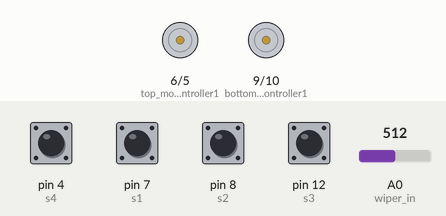
Recording of a sketch running on a simulated Arduino Uno, built with avr-gcc and run on an emulated ATmega328P. Shown: motor-driver pin pairs drawn as motors (green arrow = first pin HIGH = forward, orange = second pin HIGH = backward, longer = more drive). The test bench sets the inputs (shaded band); at power-on: pin 4 (s4), pin 7 (s1), pin 8 (s2), pin 12 (s3) HIGH, A0 (wiper_in) = 512.

Above: at 1.2 s.
1.3 s: pin 4 (s4) pulled LOW for 0.15 s
At 1.37 s:
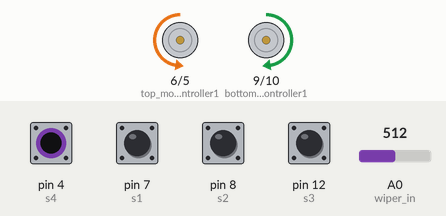
2.9 s: pin 7 (s1) pulled LOW for 0.15 s
At 2.97 s:
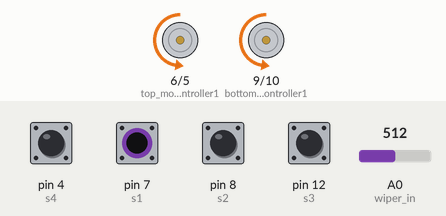
4.5 s: pin 8 (s2) pulled LOW for 0.15 s
At 4.57 s:
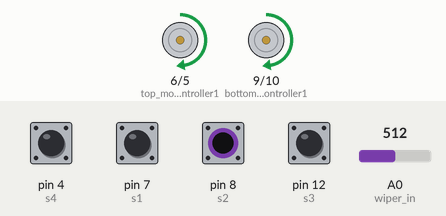
6.1 s: pin 12 (s3) pulled LOW for 0.15 s
At 6.17 s:
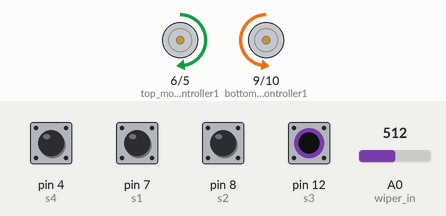
7.7 s: pin 4 (s4) pulled LOW for 1 s
At 9.8 s:
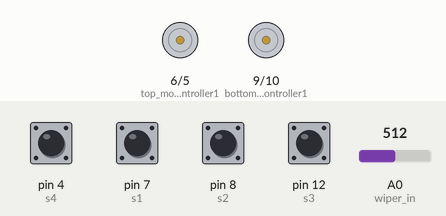
10.2 s: pin 7 (s1) pulled LOW for 1 s
At 10.9 s:
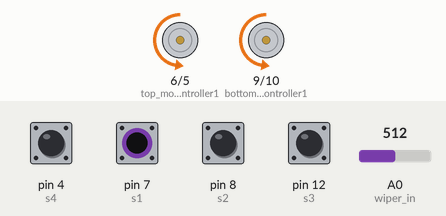
Timing chart, 0 to 13.2 s (numbered marks = the images above; inputs shaded):
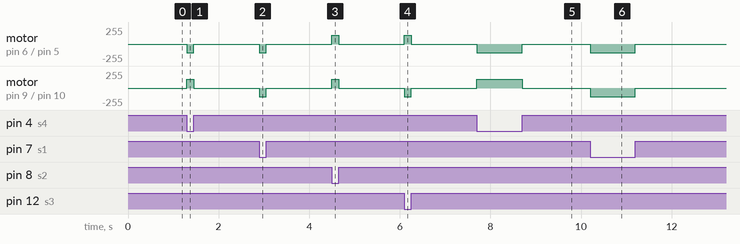

The sketch:

r3_assignment1_final1.ino
```cpp
//L293D
//Motor Top
const int top_motor_controller1  = 6;  // Pin 10 of L293
const int top_motor_controller2  = 5;  // Pin 14 of L293

//Motor Bottom
const int bottom_motor_controller1  = 9;  // Pin  2 of L293
const int bottom_motor_controller2  = 10; // Pin  7 of L293
//Potentiometer wiper
const int wiper_in = A0;
//wiper variable
double pot;
//DIP switches
const int s1 = 7;
const int s2 = 8;
const int s3 = 12;
const int s4 = 4;//commented for debugging


//This will run only one time.
void setup(){
    //Set pins as outputs
  	//Motor pin setups
    pinMode(top_motor_controller1, OUTPUT);
    pinMode(top_motor_controller2, OUTPUT);
    pinMode(bottom_motor_controller1, OUTPUT);
    pinMode(bottom_motor_controller2, OUTPUT);
  	//pot. pin setups
  	pinMode(wiper_in, INPUT);
  	//DIP swith setup
  	pinMode(s1, INPUT_PULLUP);
  	pinMode(s2, INPUT_PULLUP);
  	pinMode(s3, INPUT_PULLUP);
  	pinMode(s4, INPUT_PULLUP);
  	//debugger
  	//Serial.begin(9600);

}


void loop(){
  	//init. the pot. variable
  	pot = analogRead(wiper_in)/4.0;//to make sure we are not going neg.

  	//swithcing conditions:

  	//When all dip switches are off, two mkotors will be turned off by using control pins
  	if ((digitalRead(s1) == 1) && (digitalRead(s2) == 1) && (digitalRead(s3) == 1) && (digitalRead(s4) == 1)) {
     	analogWrite(top_motor_controller1, 0);
    	analogWrite(top_motor_controller2, 0);
    	analogWrite(bottom_motor_controller1, 0);
   		analogWrite(bottom_motor_controller2, 0);
    }

  	// When switch 1 (most left) is on, both motor move forward
  	else if((digitalRead(s1) == 0) && (digitalRead(s2) == 1) && (digitalRead(s3) == 1) && (digitalRead(s4) == 1)){
    	analogWrite(top_motor_controller1, 0);
    	analogWrite(top_motor_controller2, pot);
    	analogWrite(bottom_motor_controller1, 0);
   		analogWrite(bottom_motor_controller2, pot);
  	}

  	// When switch 2 (from left side) is on, we move both motors backwards
  	else if((digitalRead(s1) == 1) && (digitalRead(s2) == 0) && (digitalRead(s3) == 1) && (digitalRead(s4) == 1)){
    	analogWrite(top_motor_controller1, pot);
    	analogWrite(top_motor_controller2, 0);
    	analogWrite(bottom_motor_controller1, pot);
   		analogWrite(bottom_motor_controller2, 0);
  	}

  	//When switch 3 is on, we turn left (top motor backwards, bottom motor forwards
  	else if((digitalRead(s1) == 1) && (digitalRead(s2) == 1) && (digitalRead(s3) == 0) && (digitalRead(s4) == 1)){
      	analogWrite(top_motor_controller1, pot);
    	analogWrite(top_motor_controller2, 0);
    	analogWrite(bottom_motor_controller1, 0);
   		analogWrite(bottom_motor_controller2, pot);
    }

  	//When switch 4 is on, we turn right (top motor forward, bottom backwards)
  	else if((digitalRead(s1) == 1) && (digitalRead(s2) == 1) && (digitalRead(s3) == 1) && (digitalRead(s4) == 0)){
      	analogWrite(top_motor_controller1, 0);
    	analogWrite(top_motor_controller2, pot);
   		analogWrite(bottom_motor_controller2, 0);
      	analogWrite(bottom_motor_controller1, pot);
    }

  	//since we dont want to turn on any motor when more than
  	//one dip switch is on, we add the last else statement as follows
  	else{
    	analogWrite(top_motor_controller1, 0);
    	analogWrite(top_motor_controller2, 0);
    	analogWrite(bottom_motor_controller1, 0);
   		analogWrite(bottom_motor_controller2, 0);
  	}


}
```

Measured:
- after the input at 1.3 s, motor on pin 6 (top_motor_controller1) / pin 5 (top_motor_controller2): stopped → backward 128/255 at once, → stopped 0.15 s later; motor on pin 9 (bottom_motor_controller1) / pin 10 (bottom_motor_controller2): stopped → forward 128/255 at once, → stopped 0.15 s later
- after the input at 2.9 s, motor on pin 6 (top_motor_controller1) / pin 5 (top_motor_controller2), motor on pin 9 (bottom_motor_controller1) / pin 10 (bottom_motor_controller2): stopped → backward 128/255 at once, → stopped 0.15 s later
- after the input at 4.5 s, motor on pin 6 (top_motor_controller1) / pin 5 (top_motor_controller2), motor on pin 9 (bottom_motor_controller1) / pin 10 (bottom_motor_controller2): stopped → forward 128/255 at once, → stopped 0.15 s later
- after the input at 6.1 s, motor on pin 6 (top_motor_controller1) / pin 5 (top_motor_controller2): stopped → forward 128/255 at once, → stopped 0.15 s later; motor on pin 9 (bottom_motor_controller1) / pin 10 (bottom_motor_controller2): stopped → backward 128/255 at once, → stopped 0.15 s later
- after the input at 7.7 s, motor on pin 6 (top_motor_controller1) / pin 5 (top_motor_controller2): stopped → backward 128/255 at once, → stopped 1.0 s later; motor on pin 9 (bottom_motor_controller1) / pin 10 (bottom_motor_controller2): stopped → forward 128/255 at once, → stopped 1.0 s later
- after the input at 10.2 s, motor on pin 6 (top_motor_controller1) / pin 5 (top_motor_controller2), motor on pin 9 (bottom_motor_controller1) / pin 10 (bottom_motor_controller2): stopped → backward 128/255 at once, → stopped 1.0 s later
